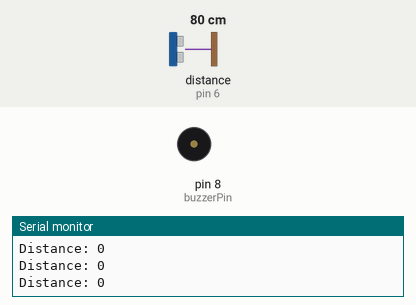
The sketch below on a simulated Arduino Uno, built with avr-gcc and run on an emulated ATmega328P. On the bench: buzzer (waves = sounding), the last lines printed to the serial monitor. Wiring (inferred from the names in the program): ultrasonic range finder: trigger pin 7; echo pin 6. The test bench sets the inputs (shaded band); at power-on: distance to the obstacle (sensor on pin 6) 80 cm. The echo pulse lasts 58.3 µs per cm.

Above: at 1.2 s.
1.3 s: distance to the obstacle (sensor on pin 6) set to 54 cm
2.8 s: distance to the obstacle (sensor on pin 6) set to 45 cm
At 3.1 s:
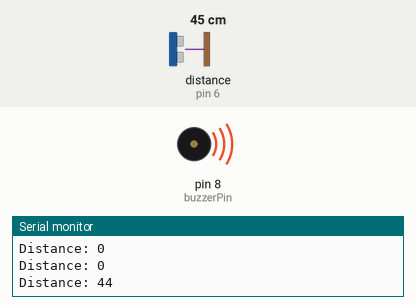
5.8 s: distance to the obstacle (sensor on pin 6) set to 120 cm
At 7.3 s:
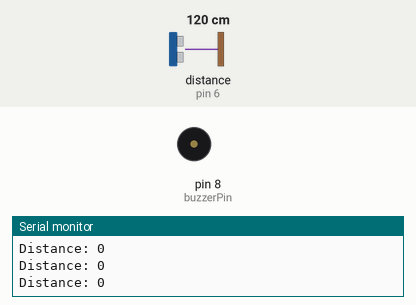
7.6 s: distance to the obstacle (sensor on pin 6) set to 47 cm
At 8.5 s:
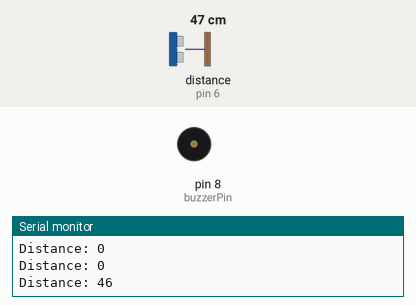
Timing chart, 0 to 11.6 s (numbered marks = the images above; inputs shaded):
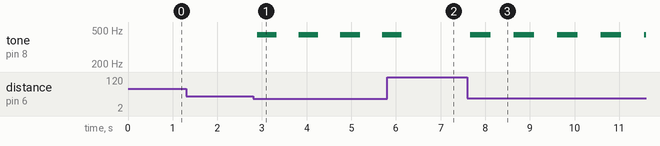

Measured:
- the behaviour switches between 51 and 50 cm on distance to the obstacle (sensor on pin 6) (found by bisection; images 0 and 1)
- after the input at 2.8 s, tone on pin 8 (buzzerPin): alternates 440 Hz for 0.44 s and silent for 0.49 s, starting after 0.09 s
- after the input at 5.8 s, tone on pin 8 (buzzerPin): goes on until 6.1 s, then stays silent
- after the input at 7.6 s, tone on pin 8 (buzzerPin): alternates 440 Hz for 0.46 s and silent for 0.51 s, starting after 0.06 s

The sketch:

CarParkSensor.ino
```cpp
#define echoPin 6
#define trigPin 7
#define buzzerPin 8

int minDistance = 0; // cm
int maxDistance = 50; // cm

void setup() {
  pinMode(trigPin, OUTPUT); // sends trigger signal
  pinMode(echoPin, INPUT); // fetchs response signal
  pinMode(buzzerPin, OUTPUT); // makes noises

  Serial.begin(9600);
}

void loop() {
  int measured = measureDistance(maxDistance,minDistance);

  Serial.print("Distance: ");
  Serial.println(measured);

  if (measured != 0) {
    tone(buzzerPin, 440);
    delay(measured*10);
    noTone(buzzerPin);
    delay(measured*10);
  }
}

int measureDistance(int maxRange, int minRange) {
  long duration, distance;

  digitalWrite(trigPin,LOW);
  delayMicroseconds(2);
  digitalWrite(trigPin, HIGH);
  delayMicroseconds(10);
  digitalWrite(trigPin, LOW);
  duration = pulseIn(echoPin, HIGH);
  distance = duration / 58.2;

  delay(50);

  if (distance >= maxRange || distance <= minRange)
    return 0;

  return distance;
}
```
